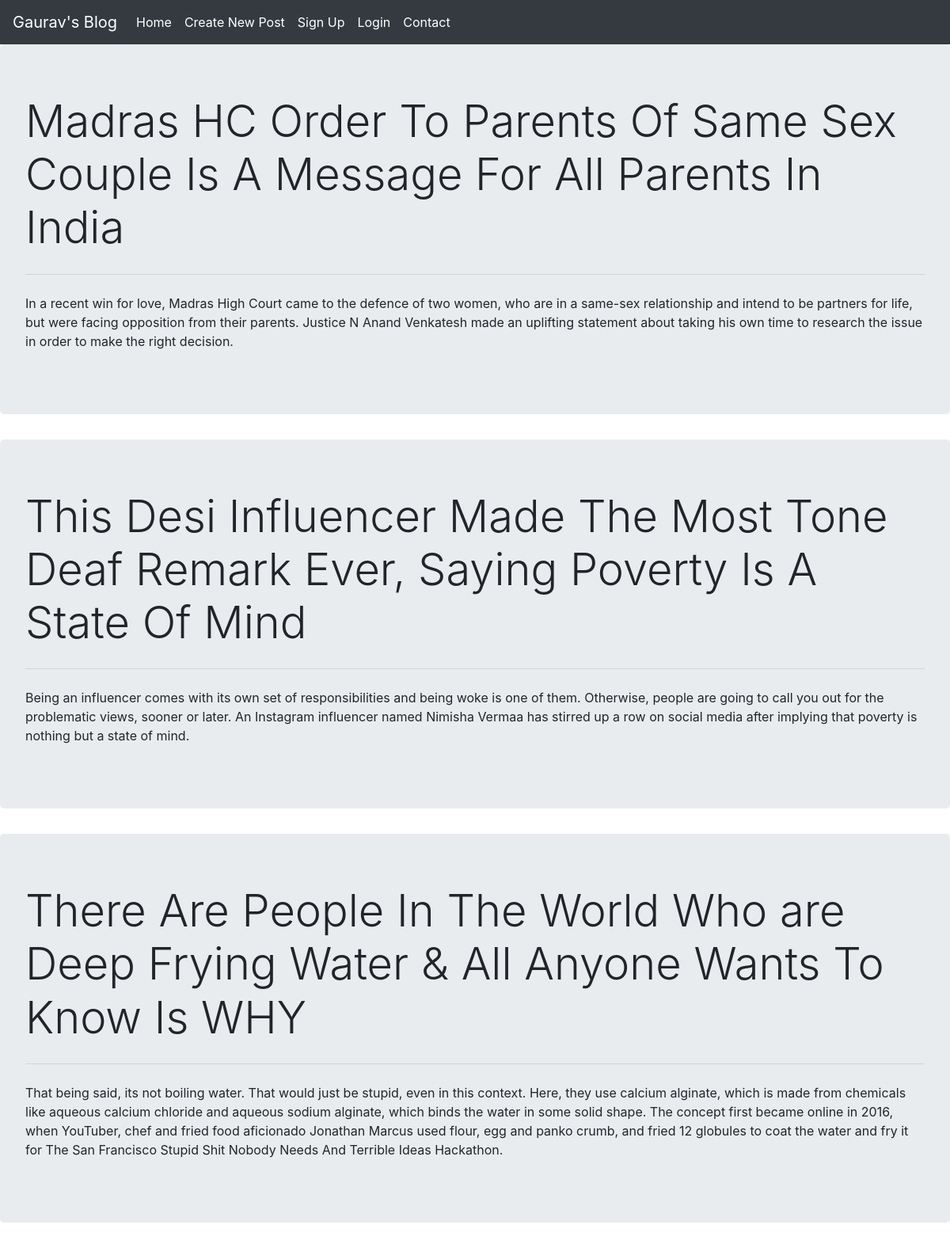
The app's page /post.php with its own data.
### tables this page shows
CREATE TABLE `post` (
  `id` int(11) NOT NULL,
  `title` blob NOT NULL,
  `Content` longblob NOT NULL,
  `user` varchar(255) NOT NULL
);

### logic.php (called while the page is built, shortened)
<?php
    $conn = mysqli_connect("localhost","root","","gaurav_blog");
    $sql = "select * from post";
    $query = mysqli_query($conn,$sql);
?>

### post.php (the view, shortened to what this page needs)
<?php
    include "logic.php";
?>
<!doctype html>
<html lang="en">
  <head>
    <link rel="stylesheet" href="https://cdn.jsdelivr.net/npm/bootstrap@4.6.0/dist/css/bootstrap.min.css">
  </head>
  <body>
  <?php
    include "nav.php";
  ?>
   <?php foreach($query as $q){ ?>
    <div class="jumbotron">
  <h1 class="display-4"><?php echo $q['title']?></h1>
  <hr class="my-4">
  <p><?php echo $q['Content']?></p>
</div>
   <?php }?>
  </body>
</html>

### records on screen
post: title "Madras HC Order To Parents Of Same Sex Couple Is A Message For All Parents In India", Content "In a recent win for love, Madras High Court came to the defence of two women, who are in a same-sex relationship and intend to be partners for life, but were facing opposition from their parents. Justice N Anand Venkatesh made an uplifting statement about taking his own time to research the issue in order to make the right decision."
post: title "This Desi Influencer Made The Most Tone Deaf Remark Ever, Saying Poverty Is A State Of Mind", Content "Being an influencer comes with its own set of responsibilities and being woke is one of them. Otherwise, people are going to call you out for the problematic views, sooner or later. An Instagram influencer named Nimisha Vermaa has stirred up a row on social media after implying that poverty is nothing but a state of mind."
post: title "There Are People In The World Who are Deep Frying Water & All Anyone Wants To Know Is WHY", Content "That being said, its not boiling water. That would just be stupid, even in this context. Here, they use calcium alginate, which is made from chemicals like aqueous calcium chloride and aqueous sodium alginate, which binds the water in some solid shape. The concept first became online in 2016, when YouTuber, chef and fried food aficionado Jonathan Marcus used flour, egg and panko crumb, and fried 12 globules to coat the water and fry it for The San Francisco Stupid Shit Nobody Needs And Terrible Ideas Hackathon."
